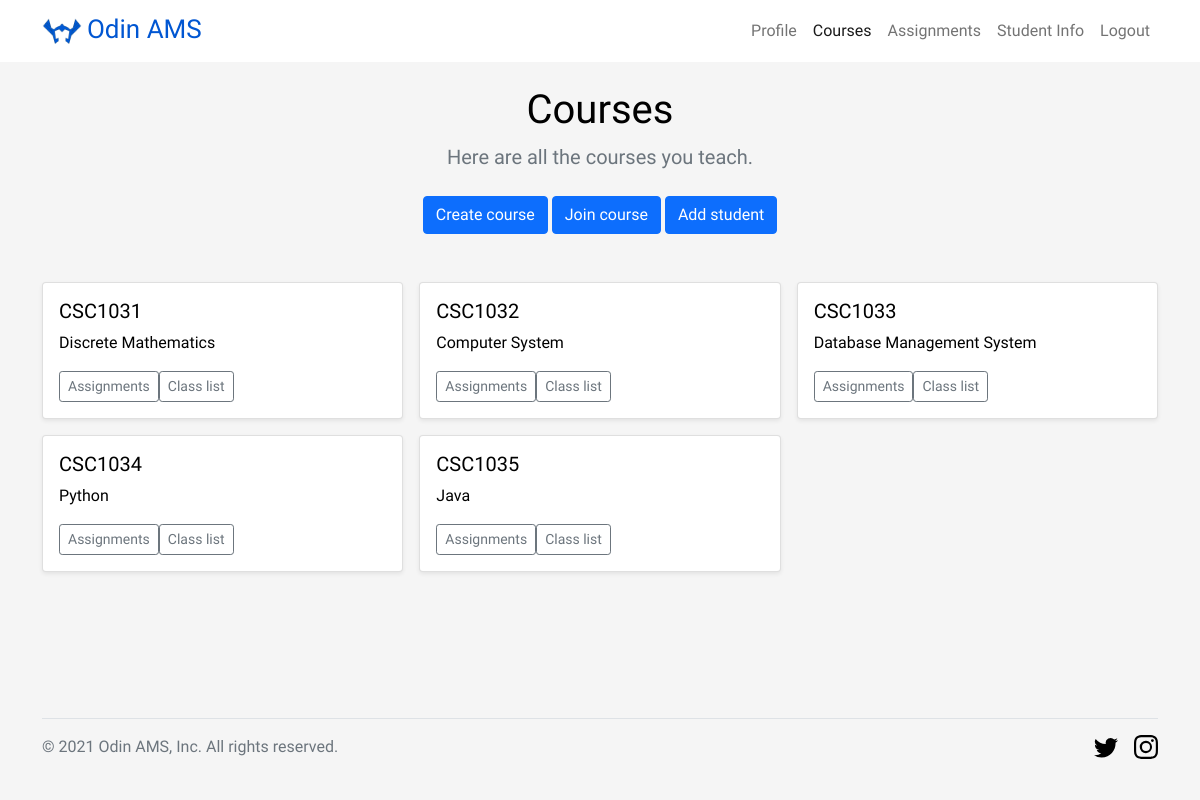
The app's page /courses (signed in) with its own data.
### models.py (models this page shows, shortened)
class Course(db.Model):
    __tablename__ = 'Course'
    CID = db.Column(db.String(15), primary_key=True)
    courseName = db.Column(db.String(100), nullable=False)

### courses/views.py (the view)
@courses_blueprint.route('/courses')
@login_required
@requires_roles('teacher', 'student')
def courses():
    engaged = Engage.query.filter_by(email=current_user.email).all()
    engaged_courses = []
    for e in engaged:
        engaged_courses.append(Course.query.filter_by(CID=e.CID).first())
    role = current_user.role
    return render_template('course.html', engaged_courses=engaged_courses, role=role)

### app.py (called while the page is built)
def login_required(func):
    @wraps(func)
    def decorated_view(*args, **kwargs):
        if request.method in EXEMPT_METHODS:
            return func(*args, **kwargs)
        elif not current_user.is_authenticated:
            logging.warning('SECURITY - Anonymous invalid access| | |%s', request.remote_addr)
            return current_app.login_manager.unauthorized() and render_template('errors/403.html')
        return func(*args, **kwargs)
    return decorated_view

def requires_roles(*roles):
    def wrapper(f):
        @wraps(f)
        def wrapped(*args, **kwargs):
            if not current_user.is_authenticated:
                return f(*args, **kwargs)
            elif current_user.role not in roles:
                logging.warning('SECURITY - UNAUTHORISED ACCESS ATTEMPT|%s|%s|%s',
                                current_user.UID,
                                current_user.email,
                                request.remote_addr)
                return render_template('errors/403.html')
            return f(*args, **kwargs)
        return wrapped
    return wrapper

    @login_manager.user_loader
    def load_user(email):
        return User.query.get(email)

### templates/course.html (shortened to what this page needs)
<!DOCTYPE html>
<html>
<head>
    <link rel="stylesheet" href="{{ url_for('static',filename='css/bootstrap.min.css') }}">
    <link rel="stylesheet" href="{{ url_for('static',filename='css/base.css') }}">
</head>
<body>
	<header>
		<nav id="header-nav" class="navbar navbar-expand-lg navbar-light">
			<div class="container">
				<a class="navbar-brand" href="{{ url_for('users.welcome') }}">
					<img src="../static/image/logo.png" alt="Logo" width="40" height="37.6" class="d-inline-block align-text-center">
					<span>Odin AMS</span>
				</a>
		        <div id="navbarSupportedContent" class="collapse navbar-collapse">
		           <ul class="navbar-nav ms-auto mb-2 mb-lg-0">
			        	<li class="nav-item">
			            	<a class="nav-link" href="{{ url_for('users.profile') }}"><span>Profile</span></a>
			            </li>
			            <li class="nav-item">
			            	<a class="nav-link active" href="{{ url_for('courses.courses') }}"><span>Courses</span></a>
			            </li>
			            <li class="nav-item">
			            	<a class="nav-link" href="{{ url_for('assignments.assignments') }}"><span>Assignments</span></a>
			            </li>
                       {% if role == 'teacher' %}
			            <li class="nav-item">
			            	<a class="nav-link" href="{{ url_for('users.student_info') }}"><span>Student Info</span></a>
			            </li>
                       {% endif %}
			            <li class="nav-item">
			            	<a class="nav-link" href="{{ url_for('users.logout') }}"><span>Logout</span></a>
			            </li>
		          	</ul>
		        </div>
			</div>
		</nav>
	</header>
	<div id="page-container">
		<section class="text-center container">
    		<div class="row py-4">
      			<div class="col-lg-6 col-md-8 mx-auto">
			        <h1 class="fw-light">Courses</h1>
                    {% if role == 'teacher' %}
			        <p class="lead text-muted">Here are all the courses you teach.</p>
			        <p>
		          	    <a href="{{ url_for('courses.create_course') }}" class="btn btn-primary my-2">Create course</a>
                        <a href="{{ url_for('courses.join_course') }}" class="btn btn-primary my-2">Join course</a>
                        <a href="{{ url_for('users.add_student') }}" class="btn btn-primary my-2">Add student</a>
        			</p>
                    {% else %}
                    <p class="lead text-muted">Here are all the courses you take.</p>
                    {% endif %}
      			</div>
    		</div>
  		</section>
	  	<div class="album pb-5">
			<div class="container">
				<div class="row row-cols-1 row-cols-sm-2 row-cols-md-3 g-3">
					{% if engaged_courses %}
                        {% for course in engaged_courses %}
                            <div class="col">
                                <div class="card shadow-sm">
                                    <div class="card-body">
                                        <h5 class="card-title">{{ course.CID }}</h5>
                                        <p class="card-text">{{ course.courseName }}</p>
                                        <div class="d-flex justify-content-between align-items-center">
                                            <div class="btn-group">
                                                <form method="POST" action="/courses/assignments">
                                                    <button class="btn btn-sm btn-outline-secondary" name="assignments_list" value="{{ course.CID }}">Assignments</button>
                                                </form>
                                                {% if role == 'teacher' %}
                                                <form method="POST" action="/courses/classlist">
                                                    <button class="btn btn-sm btn-outline-secondary" name="class_list" value="{{ course.CID }}">Class list</button>
                                                </form>
                                                {% endif %}
                                            </div>
                                        </div>
                                    </div>
                                </div>
                            </div>
                        {% endfor %}
                    {% else %}
                        <p>You don't have any courses currently.</p>
                    {% endif %}
				</div>
			</div>
		</div>
		<footer>
			<div class="container">
				<div class="d-flex flex-wrap justify-content-between align-items-center py-3 my-4 border-top">
					<div class="col-md-4 d-flex align-items-center">
	      				<span class="text-muted">&copy; 2021 Odin AMS, Inc. All rights reserved.</span>
	   				</div>
	    			<ul class="nav col-md-4 justify-content-end list-unstyled d-flex">
	      				<li class="ms-3"><a class="text-muted" href="https://twitter.com/UniofNewcastle?ref_src=twsrc%5Egoogle%7Ctwcamp%5Eserp%7Ctwgr%5Eauthor" target="_blank"><svg class="bi" width="24" height="24"><use xlink:href="#twitter"/></svg></a></li>
	      				<li class="ms-3"><a class="text-muted" href="https://www.instagram.com/hadjshell/" target="_blank"><svg class="bi" width="24" height="24"><use xlink:href="#instagram"/></svg></a></li>
	    			</ul>
				</div>
			</div>
		</footer>
	</div>
</body>
</html>

### static/css/base.css (style rules this page uses)
body { font-size: 16px; font-family: 'Readex Pro', sans-serif; background: #f5f5f5; color: black; }
#page-container { position: relative; min-height: 85vh; }
#header-nav { background: white; padding: 5px; }
.navbar-brand span { font-size: 1.3em; color: #0056d2; }
.album { padding-bottom: 3rem; }
footer { position: absolute; bottom: 0; width: 100%; height: 3rem; }

### records on screen
Course: CID "CSC1031", courseName "Discrete Mathematics"
Course: CID "CSC1032", courseName "Computer System"
Course: CID "CSC1033", courseName "Database Management System"
Course: CID "CSC1034", courseName "Python"
Course: CID "CSC1035", courseName "Java"
